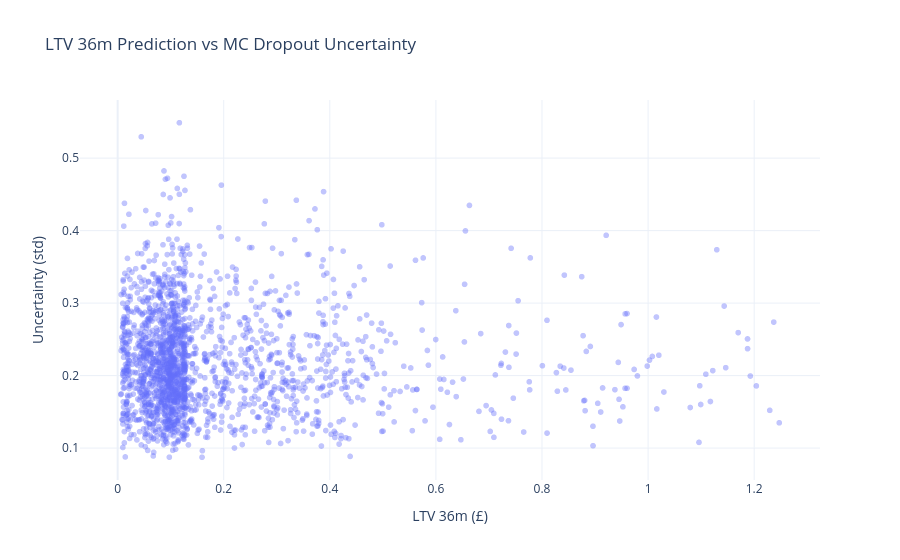

This figure's notebook cell:
### Code cell
# Uncertainty vs LTV
sample = predictions.filter(pl.col('ltv_36m') <= p99).sample(min(2000, len(predictions)))
fig = px.scatter(
    sample.to_pandas(),
    x='ltv_36m', y='ltv_36m_std',
    opacity=0.4,
    title='LTV 36m Prediction vs MC Dropout Uncertainty',
    labels={'ltv_36m': 'LTV 36m (£)', 'ltv_36m_std': 'Uncertainty (std)'}
)
fig.show()

### Figure 1 — Plotly figure (JSON) as saved in the notebook; plotly's stock layout.template omitted (floating-point values rounded to 4 significant figures; data arrays with more than 128 entries replaced by an {"elided": "..."} marker saying what was removed)
{"data": [{"hovertemplate": "LTV 36m (£)=%{x}<br>Uncertainty (std)=%{y}<extra></extra>", "legendgroup": "", "marker": {"color": "#636efa", "opacity": 0.4, "symbol": "circle"}, "mode": "markers", "name": "", "showlegend": false, "type": "scattergl", "x": {"elided": "2000 float values"}, "xaxis": "x", "y": {"elided": "2000 float values"}, "yaxis": "y"}], "layout": {"legend": {"tracegroupgap": 0}, "title": {"text": "LTV 36m Prediction vs MC Dropout Uncertainty"}, "xaxis": {"anchor": "y", "domain": [0, 1], "title": {"text": "LTV 36m (£)"}}, "yaxis": {"anchor": "x", "domain": [0, 1], "title": {"text": "Uncertainty (std)"}}}}
